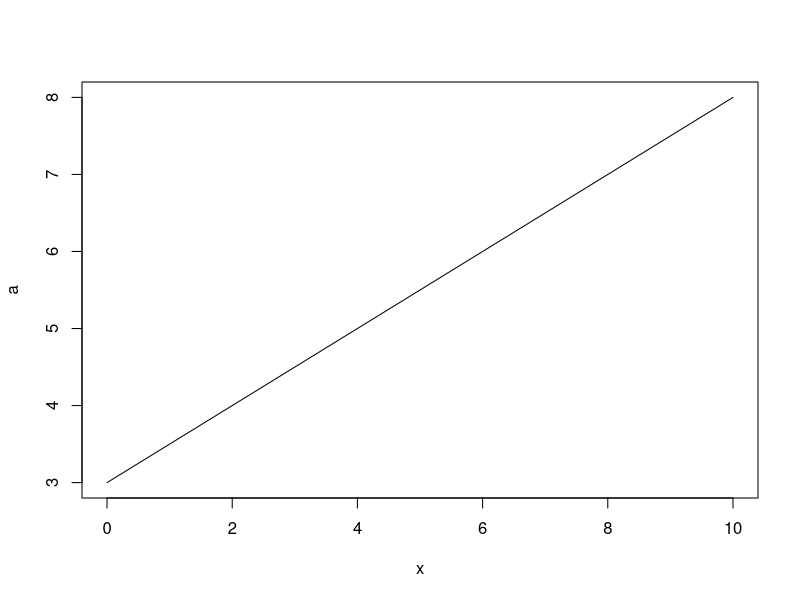
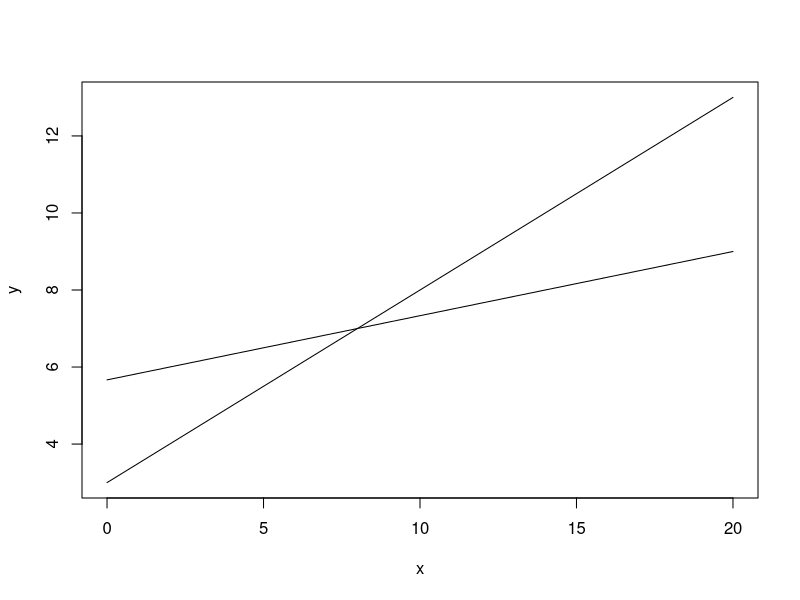

These charts were generated, in order, by the following R code: (Note: this script raises an error after producing the figures.)
x=seq(0,10,1);x
a=1/2*x+3;a
b=1/6*x+17/3;b
A=data.frame(x,a,b);A
library(ggplot2)
plot(x,a, type="l")

x <- seq(0,20, by = 1);x
y = ((1/2)*x)+3 ;y
z = (34/6) + ((1/6)*x) ;z

plot(x,y, type="l")
lines(x,z, type="l")
a =data.frame(x,y,z);a

graph(seq(0,20, by = 1))
graph <- function(x){
  y = (1/2)*x+3
  z = 34/6 + (1/6)*x
  data.frame(x,y,z)
  print(data.frame(x,y,z))
  plot(x,y, type="l")
  lines(x,z, type="l")
}
graph(seq(0,20, by = 1))
  
